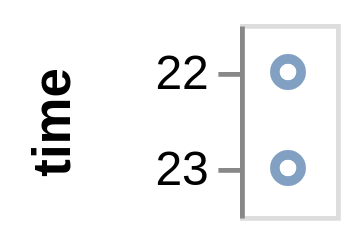

Express this chart as Vega-Lite.
### Vega specification from a JSON file in a GitHub repository (floating-point values rounded to 4 significant figures)
{"$schema": "https://vega.github.io/schema/vega/v5.json", "description": "Google's stock price over time.", "autosize": "pad", "padding": 5, "width": 20, "style": "cell", "data": [{"name": "source_0", "values": [{"date": "10 Oct 2011 22:48:00"}, {"date": "11 Oct 2022 23:00:00"}]}, {"name": "data_0", "source": "source_0", "transform": [{"type": "formula", "expr": "utcParse(datum[\"date\"],'%d %b %Y %H:%M:%S')", "as": "date"}, {"type": "formula", "as": "hours_date", "expr": "datetime(0, 0, 1, hours(datum[\"date\"]), 0, 0, 0)"}]}], "signals": [{"name": "y_step", "value": 20}, {"name": "height", "update": "bandspace(domain('y').length, 1, 0.5) * y_step"}, {"name": "width", "update": "width"}], "marks": [{"name": "marks", "type": "symbol", "style": ["point"], "from": {"data": "data_0"}, "encode": {"update": {"opacity": {"value": 0.7}, "fill": {"value": "transparent"}, "stroke": {"value": "#4c78a8"}, "tooltip": {"signal": "{\"time\": timeFormat(datum[\"hours_date\"], '%H')}"}, "x": {"signal": "width", "mult": 0.5}, "y": {"scale": "y", "field": "hours_date"}}}}], "scales": [{"name": "y", "type": "point", "domain": {"data": "data_0", "field": "hours_date", "sort": true}, "range": {"step": {"signal": "y_step"}}, "padding": 0.5}], "axes": [{"scale": "y", "orient": "left", "grid": false, "title": "time", "labelOverlap": true, "encode": {"labels": {"update": {"text": {"signal": "timeFormat(datum.value, '%H')"}}}}, "zindex": 1}], "config": {"axisY": {"minExtent": 30}}}
